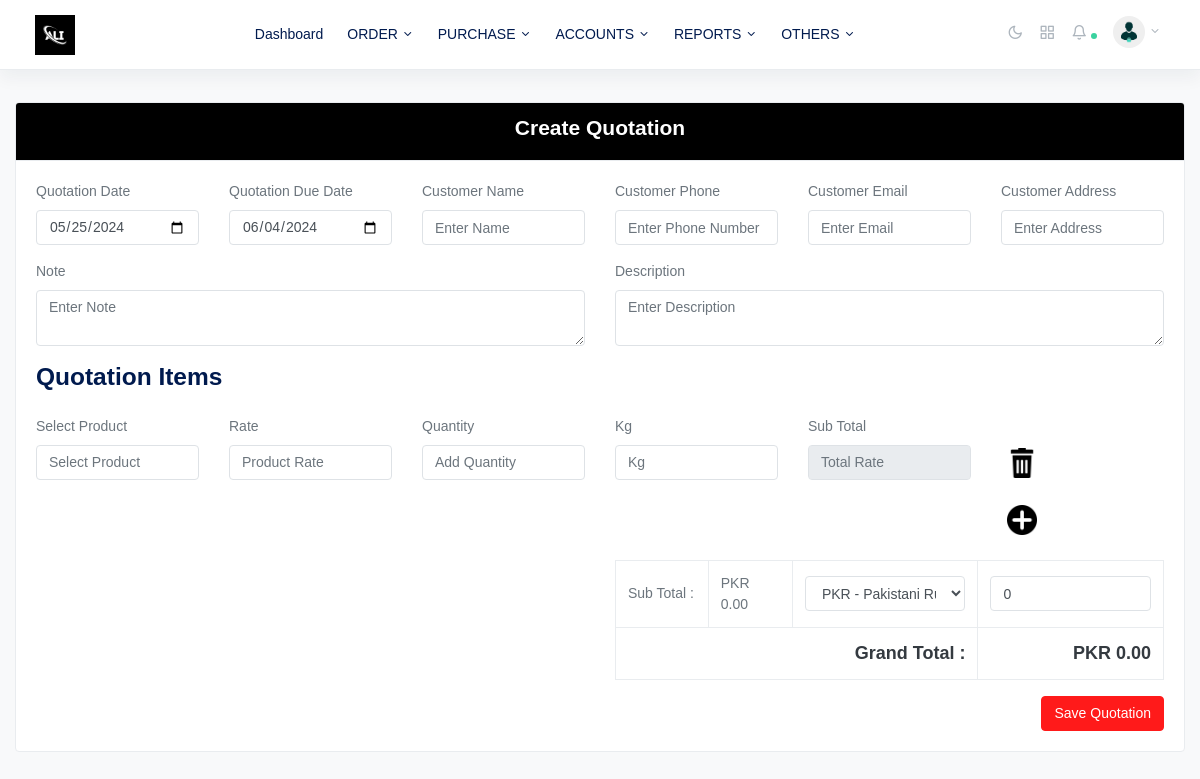
Screenshot of /Quotation.php (signed in) with the database file from the repository.
### tables this page shows
CREATE TABLE `company` (
  `id` int(10) NOT NULL,
  `name` varchar(100) NOT NULL,
  `logo` text NOT NULL,
  `address` text DEFAULT NULL,
  `company_phone` varchar(100) NOT NULL,
  `personal_phone` varchar(100) NOT NULL,
  `email` text DEFAULT NULL,
  `stock_manage` int(11) NOT NULL,
  `sale_interface` varchar(50) DEFAULT NULL
);

CREATE TABLE `menus` (
  `id` int(11) NOT NULL,
  `title` text DEFAULT NULL,
  `page` text DEFAULT NULL,
  `parent_id` int(11) DEFAULT NULL,
  `icon` text DEFAULT NULL,
  `sort_order` int(11) DEFAULT NULL,
  `nav_edit` int(11) NOT NULL DEFAULT 0,
  `nav_delete` int(11) NOT NULL DEFAULT 0,
  `nav_add` int(11) NOT NULL DEFAULT 0,
  `timestamp` timestamp NOT NULL DEFAULT current_timestamp() ON UPDATE current_timestamp()
);

### Quotation.php (the view, shortened to what the rows shown need)
<!DOCTYPE html>
<html lang="en">
<?php
include_once 'includes/head.php';
?>
<body class="horizontal light  ">
    <div class="wrapper">
        <?php include_once 'includes/header.php'; ?>
        <main role="main" class="main-content">
            <div class="container-fluid">
                <div class="card">
                    <div class="card-body">
                        <form id="add_Quotation_fm" method="POST" enctype="multipart/form-data">
                            <div class="row">
                                <div class="col-lg-6 offset-lg-6">
                                    <table class="table">
                                        <thead>
                                            <tr>
                                                <td width="10%" class="table-bordered">Sub Total :</td>
                                                <td width="8%" class="table-bordered">
                                                    <span class="show_currency">
                                                    </span>
                                                    <span id="subtotal">
                                                    </span>
                                                </td>
                                                <td width="20%" class="table-bordered">
                                                    <select class="form-control" name="currency" id="currency">
                                                    </select>
                                                </td>
                                                <td width="20%" class="table-bordered">
                                                    <input type="number" required min="1" value="<?= !empty($dataQuot['taxrate']) ? $dataQuot['taxrate'] : '0' ?>" step="any" class="form-control" placeholder="Add Tax" id="tax" name="tax">
                                                </td>
                                            </tr>
                                        </thead>
                                    </table>
                                </div>
                            </div>
                        </form>
                    </div>
                </div>
            </div>
        </main>
    </div>
</body>
</html>

### includes/header.php (shortened to what the rows shown need)
  <?php
  $user_id_current = $_SESSION['userId'];
$UserData = mysqli_fetch_assoc(mysqli_query($dbc,"SELECT * FROM users WHERE user_id = '$user_id_current'"));
 ?>
  <nav class="navbar navbar-expand-lg navbar-light bg-white flex-row border-bottom shadow">
        <div class="container-fluid">
          <a class="navbar-brand mx-lg-1 mr-0" href="dashboard.php">
            <img src="img/logo/<?=$get_company['logo']?>" class="img-fluid" alt="" style="width: 40px;height: 40px;">
          </a>
          <div class="navbar-slide bg-white ml-lg-4" id="navbarSupportedContent">
            <ul class="navbar-nav mr-auto">
        <?php
        if ($UserData['user_role']!='admin') {
        $getNav = mysqli_query($dbc,"SELECT * FROM menus where parent_id=0 AND page!='dashboard.php' ORDER BY sort_order ASC LIMIT 9 OFFSET 0 ");    $r=1;
          while ($fetch_nav=mysqli_fetch_assoc($getNav)) {   $c=0;
             $getChild = mysqli_query($dbc,"SELECT * FROM menus where parent_id='".$fetch_nav['id']."' AND page!='dashboard.php' ");
                while ($child=mysqli_fetch_assoc($getChild)) {
                    if (countWhens($dbc,"privileges",'user_id',$user_id_current,'nav_id',$child['id'])>0) {
                                        $c++;
                                         }}
                      if ($c>0 && $r<9) {
                                    ?>
                <li class="nav-item dropdown">
                <a href="<?=$fetch_nav['page']?>" id="ui-elementsDropdown" class="dropdown-toggle nav-link" role="button" data-toggle="dropdown" aria-haspopup="true" aria-expanded="false">
                  <span class="ml-lg-2"><?=strtoupper($fetch_nav['title'])?></span>
                </a>
                            </li>
                               <?php   $r++;
                               } }if ($r>9) {
                                ?>
                                 <li class="nav-item dropdown more">
                <a class="dropdown-toggle more-horizontal nav-link" href="#" id="moreDropdown" role="button" data-toggle="dropdown" aria-haspopup="true" aria-expanded="false">
                  <span class="ml-2 sr-only">More</span>
                </a>
                <ul class="dropdown-menu" aria-labelledby="moreDropdown">
                  <?php     $getNav2 = mysqli_query($dbc,"SELECT * FROM menus where parent_id=0 AND page!='dashboard.php' ORDER BY sort_order ASC LIMIT 10 OFFSET 10 ");    $r=1;
                                 while ($fetch_nav2=mysqli_fetch_assoc($getNav2)) {
                                        $c=0;
                                           $getChild = mysqli_query($dbc,"SELECT * FROM menus where parent_id='".$fetch_nav2['id']."' AND page!='dashboard.php' ");
                while ($child=mysqli_fetch_assoc($getChild)) {
                    if (countWhens($dbc,"privileges",'user_id',$user_id_current,'nav_id',$child['id'])>0) {
                                        $c++;
                                         }}
                                         if ($c>0) {
                                         ?>
                    <li class="nav-item dropdown">
                    <a class="dropdown-toggle nav-link pl-lg-2" href="#" data-toggle="collapse" id="pagesDropdown" aria-expanded="false">
                      <span class="ml-1"><?=strtoupper($fetch_nav2['title'])?></span>
                    </a>
                                        <ul class="dropdown-menu" aria-labelledby="pagesDropdown">
                                            <?php
                                    $getChild = mysqli_query($dbc,"SELECT * FROM menus where parent_id='".$fetch_nav2['id']."' AND page!='dashboard.php' ");
                                 while ($child=mysqli_fetch_assoc($getChild)) {
                                     if (countWhens($dbc,"privileges",'user_id',$user_id_current,'nav_id',$child['id'])>0) {
                                     ?>
                                          <a class="nav-link pl-lg-2" href="<?=$child['page']?>">
                        <span class="ml-1"><?=strtoupper($child['title'])?></span>
                      </a>
                                        <?php }} ?>
                                        </ul>
                                      </li>
                                      <?php  } } ?>
                                    </ul>
                                  </li>
                             <?php  }
}
                             ?>
            </ul>
          </div>
        </div>
     </nav>

### rows the page displays
company: logo (picture)
menus: title "ORDER"
menus: title "PURCHASE"
menus: title "ACCOUNTS"
menus: title "REPORTS"
menus: title "OTHERS"
